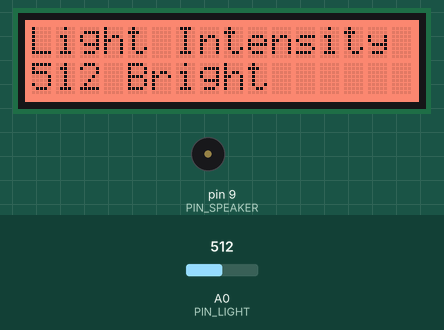
Bench run of a sketch on a simulated Arduino Uno, built with avr-gcc and run on an emulated ATmega328P. Shown: 16×2 character LCD, buzzer (waves = sounding). The inputs (shaded band) are chosen by the test bench; at power-on: A0 (PIN_LIGHT) = 512. What the sketch prints to the serial monitor is not drawn.

Above: at 15.6 s.
15.7 s: A0 (PIN_LIGHT) set to 490
At 20.2 s:
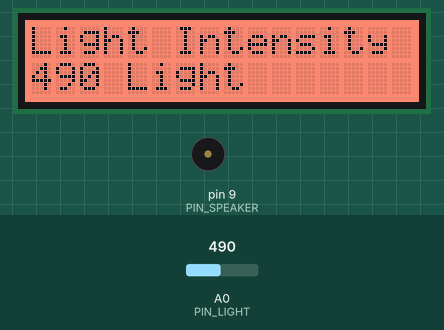
29.1 s: A0 (PIN_LIGHT) set to 190
At 36.0 s:
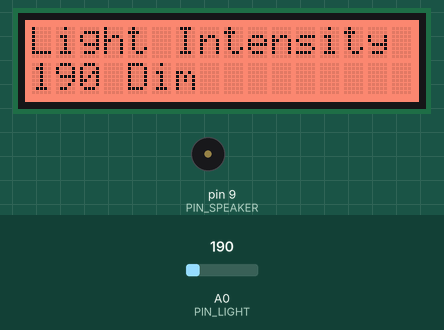
42.5 s: A0 (PIN_LIGHT) set to 107
At 56.4 s:
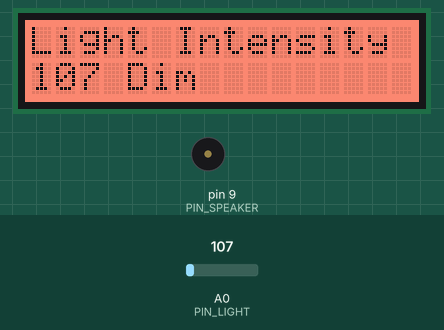
56.5 s: A0 (PIN_LIGHT) set to 95
69.9 s: A0 (PIN_LIGHT) set to 810
At 78.4 s:
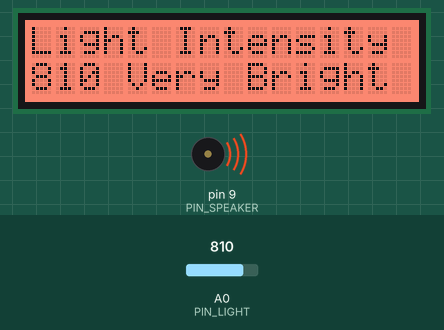
Timing chart, 0 to 84.3 s (numbered marks = the images above; inputs shaded):
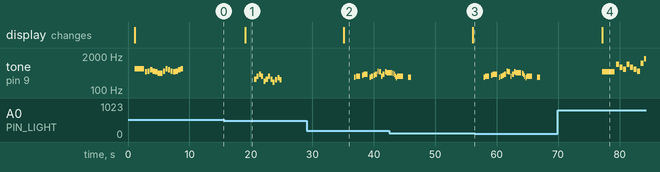

The sketch:

Light_Music.ino
```cpp
// Necessary Library
#include <Wire.h>
#include <Waveshare_LCD1602_RGB.h>

// Pre-defined Tone and Songs
#include "pitches.h"

// Sensors Definition - Arduino Pin
const int PIN_LIGHT = A0;
char light_str;

//int lightValue = 0, lightValueMin = 0, lightValueMax = 900;

// Define Speaker - And music tempo, pitch, duration
// Tempo - Increase value -> faster && decrease value -> slower
// Duration of Notes: 4 a quarter, 8 an eighteenth, 16 a sixteenth, and so on.
// Negative numbers are used to represent dotted notes (increase duration by half) -4 means a quarter plus an eighteenth.
// Notes have 2 values (Pitch & Duration). Each note have 4 bytes.
const int PIN_SPEAKER = 9;
// Song Variables - Dark [143], Dim [88], Light [60], Bright [99]
//int melody[200] = {};

//int notes = sizeof(melody) / sizeof(melody[0]) / 2;
//int wholenote = (60000 * 4) / tempo; // Duration of a whole note in ms

int divider = 0, noteDuration = 0;

// Define the LCD Screen
Waveshare_LCD1602_RGB lcd(16,2);  //16 characters and 2 lines
int r,g,b = 0;
char buffer [5]; // Value between 0-1023

// Songs for Dark, Dim, Light, Bright, Very Bright

int dark_tempo = 114;
int dark_melody[] = {
  // Mii Channel theme
  // Score available at https://musescore.com/user/16403456/scores/4984153
  // Uploaded by Catalina Andrade
  NOTE_FS4,8, REST,8, NOTE_A4,8, NOTE_CS5,8, REST,8,NOTE_A4,8, REST,8, NOTE_FS4,8, //1
  NOTE_D4,8, NOTE_D4,8, NOTE_D4,8, REST,8, REST,4, REST,8, NOTE_CS4,8,
  NOTE_D4,8, NOTE_FS4,8, NOTE_A4,8, NOTE_CS5,8, REST,8, NOTE_A4,8, REST,8, NOTE_F4,8,
  NOTE_E5,-4, NOTE_DS5,8, NOTE_D5,8, REST,8, REST,4,
};

int dim_tempo = 120;
int dim_melody[] = {
  // Pink Panther theme
  // Score available at https://musescore.com/benedictsong/the-pink-panther
  // Theme by Masato Nakamura, arranged by Teddy Mason
  REST,2, REST,4, REST,8, NOTE_DS4,8,
  NOTE_E4,-4, REST,8, NOTE_FS4,8, NOTE_G4,-4, REST,8, NOTE_DS4,8,
  NOTE_E4,-8, NOTE_FS4,8,  NOTE_G4,-8, NOTE_C5,8, NOTE_B4,-8, NOTE_E4,8, NOTE_G4,-8, NOTE_B4,8,
  NOTE_AS4,2, NOTE_A4,-16, NOTE_G4,-16, NOTE_E4,-16, NOTE_D4,-16,
  NOTE_E4,2, REST,4, REST,8, NOTE_DS4,4,
};

int light_tempo = 160;
int light_melody[] = {
  // Keyboard cat
  // Score available at https://musescore.com/user/142788/scores/147371
    REST,1,
    NOTE_C4,4, NOTE_E4,4, NOTE_G4,4, NOTE_E4,4,
    NOTE_A3,4, NOTE_C4,4, NOTE_E4,4, NOTE_C4,4,
    NOTE_G3,4, NOTE_B3,4, NOTE_D4,4, NOTE_B3,4,
};

int bright_tempo = 144;
int bright_melody[] = {
  // Tetris Theme - Korobeiniki
  //Based on the arrangement at https://www.flutetunes.com/tunes.php?id=192
  NOTE_E5, 4,  NOTE_B4,8,  NOTE_C5,8,  NOTE_D5,4,  NOTE_C5,8,  NOTE_B4,8,
  NOTE_A4, 4,  NOTE_A4,8,  NOTE_C5,8,  NOTE_E5,4,  NOTE_D5,8,  NOTE_C5,8,
  NOTE_B4, -4,  NOTE_C5,8,  NOTE_D5,4,  NOTE_E5,4,
  NOTE_C5, 4,  NOTE_A4,4,  NOTE_A4,8,  NOTE_A4,4,  NOTE_B4,8,  NOTE_C5,8,
};

int verybright_tempo = 105;
int verybright_melody[] = {
  // Pacman
  // Score available at https://musescore.com/user/85429/scores/107109
  NOTE_B4, 16, NOTE_B5, 16, NOTE_FS5, 16, NOTE_DS5, 16, //1
  NOTE_B5, 32, NOTE_FS5, -16, NOTE_DS5, 8, NOTE_C5, 16,
  NOTE_C6, 16, NOTE_G6, 16, NOTE_E6, 16, NOTE_C6, 32, NOTE_G6, -16, NOTE_E6, 8,
};

void setup(){

    // SetUp the LCD screen
    lcd.init();
    lcd.setCursor(0,0);
    lcd.send_string("Hello World!");
    lcd.setCursor(0,1);
    lcd.send_string("Let's Measure Nature");
    lcd.setRGB(255,100,70); //Define the color of the screen

    // SetUp the pin input, output
    pinMode(PIN_SPEAKER,OUTPUT);

    // Serial Start
    Serial.begin (9600);
    delay(1000);
}

void loop(){
    //Read Sensors Values
    int lightValue = analogRead(PIN_LIGHT);

    Serial.println("Light Intensity");
    Serial.println(lightValue);

    // Print Value LCD Display
    lcd.clear();

    // Light Intensity Value
    lcd.send_string("Light Intensity");
    //Convert float value into string - Send to LCD Screen
    lcd.setCursor(0,1);
    dtostrf(lightValue,3,0,buffer);
    lcd.send_string(buffer);

    // Change LCD Screen based on Light Value
    if (lightValue < 100) {
      char light_str[]=" Dark";
      lcd.send_string(light_str);
      // Song Variables
      int notes = sizeof(dark_melody) / sizeof(dark_melody[0]) / 2;
      int wholenote = (60000 * 4) / dark_tempo;

      for (int thisNote = 0; thisNote < notes * 2; thisNote = thisNote + 2) {
        // calculates the duration of each note
        divider = dark_melody[thisNote + 1];
        if (divider > 0) {
            // regular note, just proceed
            noteDuration = (wholenote) / divider;
        } else if (divider < 0) {
            // dotted notes are represented with negative durations!!
            noteDuration = (wholenote) / abs(divider);
            noteDuration *= 1.5; // increases the duration in half for dotted notes
        }
        // we only play the note for 90% of the duration, leaving 10% as a pause
        tone(PIN_SPEAKER, dark_melody[thisNote], noteDuration*0.9);

        // Wait for the specief duration before playing the next note.
        delay(noteDuration);

        // stop the waveform generation before the next note.
        noTone(PIN_SPEAKER);
        }
      delay(5000);
      }
      else if (lightValue < 200) {
        char light_str[]=" Dim";
        lcd.send_string(light_str);
        // Song Variables
        int notes = sizeof(dim_melody) / sizeof(dim_melody[0]) / 2;
        int wholenote = (60000 * 4) / dim_tempo;

        for (int thisNote = 0; thisNote < notes * 2; thisNote = thisNote + 2) {
          // calculates the duration of each note
          divider = dim_melody[thisNote + 1];
          if (divider > 0) {
              // regular note, just proceed
              noteDuration = (wholenote) / divider;
          } else if (divider < 0) {
              // dotted notes are represented with negative durations!!
              noteDuration = (wholenote) / abs(divider);
              noteDuration *= 1.5; // increases the duration in half for dotted notes
          }
          // we only play the note for 90% of the duration, leaving 10% as a pause
          tone(PIN_SPEAKER, dim_melody[thisNote], noteDuration*0.9);

          // Wait for the specief duration before playing the next note.
          delay(noteDuration);

          // stop the waveform generation before the next note.
          noTone(PIN_SPEAKER);
          }
        delay(5000);
      }
      else if (lightValue < 500) {
        char light_str[]=" Light";
        lcd.send_string(light_str);
        // Song Variables
        int notes = sizeof(light_melody) / sizeof(light_melody[0]) / 2;
        int wholenote = (60000 * 4) / light_tempo;

        for (int thisNote = 0; thisNote < notes * 2; thisNote = thisNote + 2) {
          // calculates the duration of each note
          divider = light_melody[thisNote + 1];
          if (divider > 0) {
              // regular note, just proceed
              noteDuration = (wholenote) / divider;
          } else if (divider < 0) {
              // dotted notes are represented with negative durations!!
              noteDuration = (wholenote) / abs(divider);
              noteDuration *= 1.5; // increases the duration in half for dotted notes
          }
          // we only play the note for 90% of the duration, leaving 10% as a pause
          tone(PIN_SPEAKER, light_melody[thisNote], noteDuration*0.9);

          // Wait for the specief duration before playing the next note.
          delay(noteDuration);

          // stop the waveform generation before the next note.
          noTone(PIN_SPEAKER);
          }
        delay(5000);
      }
      else if (lightValue < 800) {
        char light_str[]=" Bright";
        lcd.send_string(light_str);
        // Song Variables
        int notes = sizeof(bright_melody) / sizeof(bright_melody[0]) / 2;
        int wholenote = (60000 * 4) / bright_tempo;

        for (int thisNote = 0; thisNote < notes * 2; thisNote = thisNote + 2) {
          // calculates the duration of each note
          divider = light_melody[thisNote + 1];
          if (divider > 0) {
              // regular note, just proceed
              noteDuration = (wholenote) / divider;
          } else if (divider < 0) {
              // dotted notes are represented with negative durations!!
              noteDuration = (wholenote) / abs(divider);
              noteDuration *= 1.5; // increases the duration in half for dotted notes
          }
          // we only play the note for 90% of the duration, leaving 10% as a pause
          tone(PIN_SPEAKER, bright_melody[thisNote], noteDuration*0.9);

          // Wait for the specief duration before playing the next note.
          delay(noteDuration);

          // stop the waveform generation before the next note.
          noTone(PIN_SPEAKER);
          }
        delay(5000);
      }
      else {
        char light_str[]=" Very Bright";
        lcd.send_string(light_str);
        // Song Variables
        int notes = sizeof(verybright_melody) / sizeof(verybright_melody[0]) / 2;
        int wholenote = (60000 * 4) / verybright_tempo;

        for (int thisNote = 0; thisNote < notes * 2; thisNote = thisNote + 2) {
          // calculates the duration of each note
          divider = light_melody[thisNote + 1];
          if (divider > 0) {
              // regular note, just proceed
              noteDuration = (wholenote) / divider;
          } else if (divider < 0) {
              // dotted notes are represented with negative durations!!
              noteDuration = (wholenote) / abs(divider);
              noteDuration *= 1.5; // increases the duration in half for dotted notes
          }
          // we only play the note for 90% of the duration, leaving 10% as a pause
          tone(PIN_SPEAKER, verybright_melody[thisNote], noteDuration*0.9);

          // Wait for the specief duration before playing the next note.
          delay(noteDuration);

          // stop the waveform generation before the next note.
          noTone(PIN_SPEAKER);
          }
        delay(5000);
      }
    delay(5000); // Wait 10 seconds before a new reading.
}


// ----- Functions ----- //
```

pitches.h
```cpp
#define NOTE_B0 31
#define NOTE_C1 33
#define NOTE_CS1 35
#define NOTE_D1 37
#define NOTE_DS1 39
#define NOTE_E1 41
#define NOTE_F1 44
#define NOTE_FS1 46
#define NOTE_G1 49
#define NOTE_GS1 52
#define NOTE_A1 55
#define NOTE_AS1 58
#define NOTE_B1 62
#define NOTE_C2 65
#define NOTE_CS2 69
#define NOTE_D2 73
#define NOTE_DS2 78
#define NOTE_E2 82
#define NOTE_F2 87
#define NOTE_FS2 93
#define NOTE_G2 98
#define NOTE_GS2 104
#define NOTE_A2 110
#define NOTE_AS2 117
#define NOTE_B2 123
#define NOTE_C3 131
#define NOTE_CS3 139
#define NOTE_D3 147
#define NOTE_DS3 156
#define NOTE_E3 165
#define NOTE_F3 175
#define NOTE_FS3 185
#define NOTE_G3 196
#define NOTE_GS3 208
#define NOTE_A3 220
#define NOTE_AS3 233
#define NOTE_B3 247
#define NOTE_C4 262
#define NOTE_CS4 277
#define NOTE_D4 294
#define NOTE_DS4 311
#define NOTE_E4 330
#define NOTE_F4 349
#define NOTE_FS4 370
#define NOTE_G4 392
#define NOTE_GS4 415
#define NOTE_A4 440
#define NOTE_AS4 466
#define NOTE_B4 494
#define NOTE_C5 523
#define NOTE_CS5 554
#define NOTE_D5 587
#define NOTE_DS5 622
#define NOTE_E5 659
#define NOTE_F5 698
#define NOTE_FS5 740
#define NOTE_G5 784
#define NOTE_GS5 831
#define NOTE_A5 880
#define NOTE_AS5 932
#define NOTE_B5 988
#define NOTE_C6 1047
#define NOTE_CS6 1109
#define NOTE_D6 1175
#define NOTE_DS6 1245
#define NOTE_E6 1319
#define NOTE_F6 1397
#define NOTE_FS6 1480
#define NOTE_G6 1568
#define NOTE_GS6 1661
#define NOTE_A6 1760
#define NOTE_AS6 1865
#define NOTE_B6 1976
#define NOTE_C7 2093
#define NOTE_CS7 2217
#define NOTE_D7 2349
#define NOTE_DS7 2489
#define NOTE_E7 2637
#define NOTE_F7 2794
#define NOTE_FS7 2960
#define NOTE_G7 3136
#define NOTE_GS7 3322
#define NOTE_A7 3520
#define NOTE_AS7 3729
#define NOTE_B7 3951
#define NOTE_C8 4186
#define NOTE_CS8 4435
#define NOTE_D8 4699
#define NOTE_DS8 4978
#define REST      0
```

Measured:
- after the input at 15.7 s, the display: changes after 3.4 s (image 1)
- after the input at 29.1 s, the display: changes after 6.0 s (image 2)
- after the input at 42.5 s, the display: changes after 13.6 s (image 3)
- after the input at 69.9 s, the display: changes after 7.3 s (image 4)
- by itself, tone on pin 9 (PIN_SPEAKER): plays 659 Hz for 1.5 s, 494 Hz for 0.37 s, 523 Hz for 0.37 s, 587 Hz for 0.37 s, 523 Hz for 0.37 s, 494 Hz for 0.37 s … (16 notes in this stretch)
